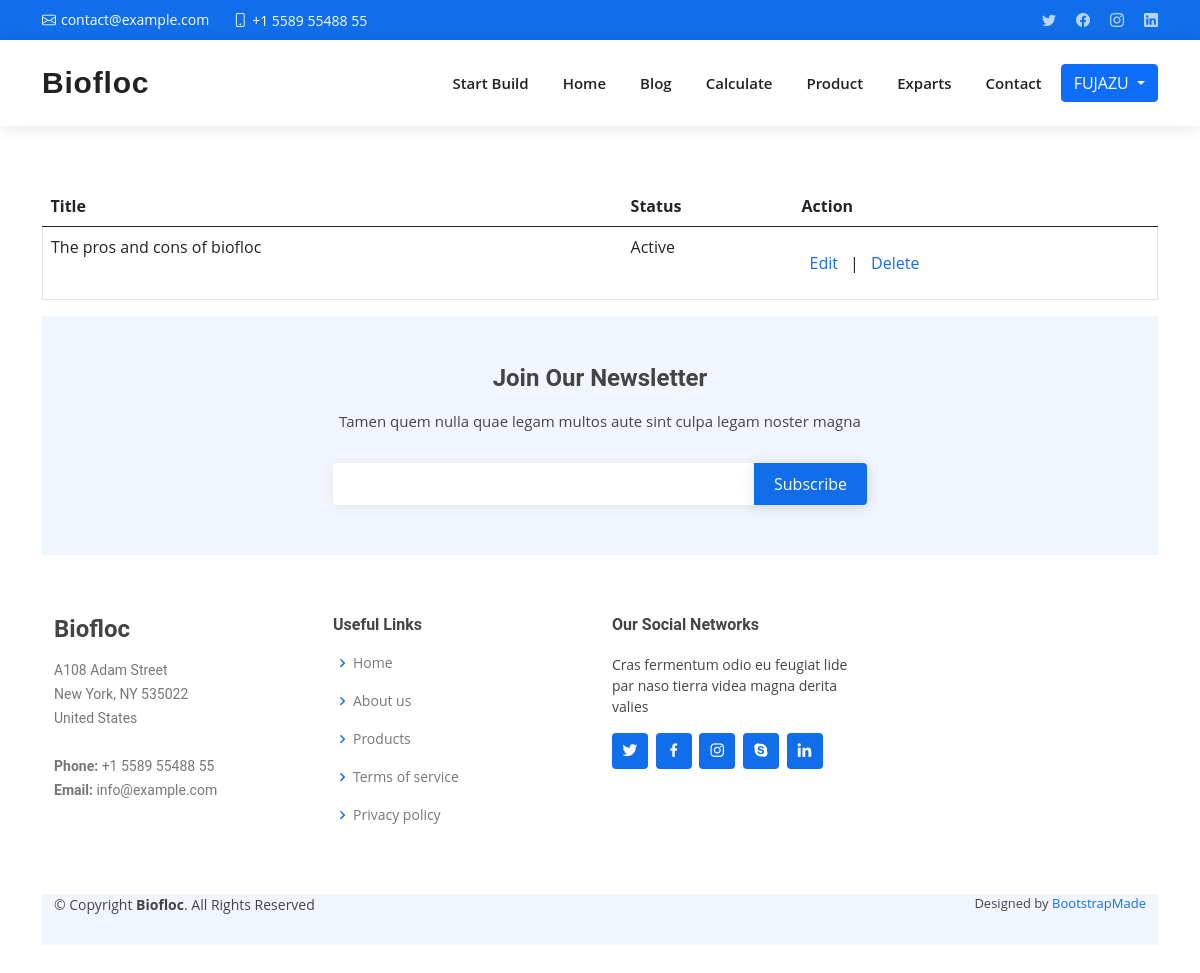
The app's page /own-blog/ (signed in) with its own data.
### account/models.py (models this page shows)
class User(AbstractUser):
    FARMAR = 'FARMAR'
    AGRICULTURERIST = 'AGRICULTURERIST'
    VATONARIS = 'VATONARIS'
    IS_DOCTOR = 'DOCTOR'
    IS_USER = 'USER'
    USER_TYPE_CHOICES = [
        (IS_DOCTOR, 'Doctor'),
        (IS_USER, 'User'),
    ]
    user_type = models.CharField(
        max_length=20, choices=USER_TYPE_CHOICES, default=IS_USER)

### blog/models.py (models this page shows, shortened)
class Blog(models.Model):
    title = models.CharField(max_length=255)
    details = models.TextField()
    image = models.ImageField(upload_to='blog', default='720x400.png')
    post_views = models.IntegerField(default=0)
    status = models.BooleanField(default=False)
    author = models.ForeignKey(
        User, related_name='blog', on_delete=models.CASCADE)
    likes = models.ManyToManyField(
        User, related_name='likes', blank=True)
    like_count = models.BigIntegerField(default=0)
    created_at = models.DateTimeField(auto_now_add=True)

### blog/views.py (the view)
# urls.py: path('own-blog/', OwnBlogView.as_view(), name='ownBlog'),
class OwnBlogView(ListView):
    queryset = Blog.objects.all()
    context_object_name = 'blogs'
    template_name = 'blog/myblog.html'
    def get_queryset(self):
        return Blog.objects.filter(author=self.request.user)

### templates/blog/myblog.html (shortened to what this page needs)
{% extends "layout/layout.html" %}
{% block content %}
<section class="container">
    <div class="row">
        <div class="col-md-12">
            <table class="table">
                <thead>
                    <tr>
                        <th scope="col" class="">
                            Title
                        </th>
                        <th scope="col" class="">
                            Status
                        </th>
                        <th scope="col" class="">
                            Action
                        </th>
                    </tr>
                </thead>
                <tbody class="bg-white  divide-gray-200">
                    {% for blog in blogs %}
                    <tr class="border">
                        <td>
                            {{blog.title|truncatechars:54}}
                        </td>
                        <td>
                            {% if blog.status %}
                            <span class="">
                                Active
                            </span>
                            {% else %}
                            <span class="">
                                Pending
                            </span>
                            {% endif %}
                        </td>
                        <td class="px-6 py-4 whitespace-nowrap text-right text-sm font-medium">
                            <a href="{% url 'blog-update' blog.id %}"
                                class="text-indigo-600 hover:text-indigo-900 rounded-full leading-5 px-2 bg-indigo-200">Edit</a>
                            | <a href="{% url 'blog-delete' blog.id %}"
                                class="text-red-600 hover:text-red-900 bg-red-200 rounded-full leading-5 px-2">Delete</a>
                        </td>
                    </tr>
                    {% endfor %}
                </tbody>
            </table>
        </div>
    </div>
    {% endblock content %}

### templates/layout/layout.html (shortened to what this page needs)
{% load static %}
<!DOCTYPE html>
<html lang="en">
<head>
  <link href="{% static 'assets/vendor/aos/aos.css' %}" rel="stylesheet">
  <link href="{% static 'assets/vendor/bootstrap/css/bootstrap.min.css' %}" rel="stylesheet">
  <link href="{% static 'assets/vendor/bootstrap-icons/bootstrap-icons.css' %}" rel="stylesheet">
  <link href="{% static 'assets/vendor/boxicons/css/boxicons.min.css' %}" rel="stylesheet">
  <link href="{% static 'assets/vendor/glightbox/css/glightbox.min.css' %}" rel="stylesheet">
  <link href="{% static 'assets/vendor/swiper/swiper-bundle.min.css' %}" rel="stylesheet">
  <link href="{% static 'assets/css/style.css' %}" rel="stylesheet">
</head>
<body>
  <section id="topbar" class="d-flex align-items-center">
    <div class="container d-flex justify-content-center justify-content-md-between">
      <div class="contact-info d-flex align-items-center">
        <i class="bi bi-envelope d-flex align-items-center"><a
            href="mailto:contact@example.com">contact@example.com</a></i>
        <i class="bi bi-phone d-flex align-items-center ms-4"><span>+1 5589 55488 55</span></i>
      </div>
      <div class="social-links d-none d-md-flex align-items-center">
        <a href="#" class="twitter"><i class="bi bi-twitter"></i></a>
        <a href="#" class="facebook"><i class="bi bi-facebook"></i></a>
        <a href="#" class="instagram"><i class="bi bi-instagram"></i></a>
        <a href="#" class="linkedin"><i class="bi bi-linkedin"></i></i></a>
      </div>
    </div>
  </section>
  <header id="header" class="d-flex align-items-center">
    <div class="container d-flex align-items-center justify-content-between">
      <h1 class="logo me-auto"><a href="{% url 'home' %}">Biofloc</a></h1>
      <nav id="navbar" class="navbar">
        <ul>
          {% url 'sb' as url %}
          <li><a class="nav-link {% if request.path == url %} active {% endif %}" href="{% url 'sb' %}">Start Build</a>
          </li>
          {% url 'home' as url %}
          <li><a class="nav-link {% if request.path == url %} active {% endif %}" href="{% url 'home' %}">Home</a></li>
          {% url 'viewBlog' as url %}
          <li><a class="nav-link {% if request.path == url %} active {% endif %}" href="{% url 'viewBlog' %}">Blog</a>
          </li>
          {% if request.user.user_type == 'USER' %}
          {% url 'calculate' as url %}
          <li><a class="nav-link {% if request.path == url %} active {% endif %}"
              href="{% url 'calculate' %}">Calculate</a></li>
          {% url 'product' as url %}
          <li><a class="nav-link {% if request.path == url %} active {% endif %}" href="{% url 'product' %}">Product</a>
          </li>
          {% url 'doctor' as url %}
          <li><a class="nav-link {% if request.path == url %} active {% endif %}" href="{% url 'doctor' %}">Exparts</a>
          </li>
          {% endif %}
          {% url 'contact' as url %}
          <li><a class="nav-link {% if request.path == url %} active {% endif %}" href="{% url 'contact' %}">Contact</a>
          </li>
          {% url 'cart' as cart %}
          {% url 'checkout' as checkout %}
          {% url 'product' as pro %}
        </ul>
      </nav>
      {% if request.user.is_authenticated %}
      <div class="btn-group">
        <button type="button" class="btn btn-primary dropdown-toggle ms-3" data-bs-toggle="dropdown"
          aria-expanded="false">
          {{request.user|upper}}
        </button>
      </div>
      {% else %}
      {% url 'product' as url %}
      <a class="btn btn-primary {% if request.path == url %} active {% endif %} ms-2" href="{% url 'login' %}">Login
      </a>
      {% endif %}
    </div>
  </header>
  {% block content %}
  {% endblock content %}
  <footer id="footer">
    <div class="footer-newsletter" id="newsletter">
      <div class="container">
        <div class="row justify-content-center">
          <div class="col-lg-6">
            <h4>Join Our Newsletter</h4>
            <p>Tamen quem nulla quae legam multos aute sint culpa legam noster magna</p>
            <form action="{% url 'newsletter' %}" method="post">
              <input type="email" name="email" required><input type="submit" value="Subscribe">
            </form>
          </div>
        </div>
      </div>
    </div>
    <div class="footer-top">
      <div class="container">
        <div class="row">
          <div class="col-lg-3 col-md-6 footer-contact">
            <h3>Biofloc</h3>
            <p>
              A108 Adam Street <br>
              New York, NY 535022<br>
              United States <br><br>
              <strong>Phone:</strong> +1 5589 55488 55<br>
              <strong>Email:</strong> info@example.com<br>
            </p>
          </div>
          <div class="col-lg-3 col-md-6 footer-links">
            <h4>Useful Links</h4>
            <ul>
              <li><i class="bx bx-chevron-right"></i> <a href="{% url 'home' %}">Home</a></li>
              <li><i class="bx bx-chevron-right"></i> <a href="{% url 'about' %}">About us</a></li>
              <li><i class="bx bx-chevron-right"></i> <a href="{% url 'product' %}">Products</a></li>
              <li><i class="bx bx-chevron-right"></i> <a href="{% url 'terms' %}">Terms of service</a></li>
              <li><i class="bx bx-chevron-right"></i> <a href="{% url 'policy' %}">Privacy policy</a></li>
            </ul>
          </div>
          <div class="col-lg-3 col-md-6 footer-links">
            <h4>Our Social Networks</h4>
            <p>Cras fermentum odio eu feugiat lide par naso tierra videa magna derita valies</p>
            <div class="social-links mt-3">
              <a href="#" class="twitter"><i class="bx bxl-twitter"></i></a>
              <a href="#" class="facebook"><i class="bx bxl-facebook"></i></a>
              <a href="#" class="instagram"><i class="bx bxl-instagram"></i></a>
              <a href="#" class="google-plus"><i class="bx bxl-skype"></i></a>
              <a href="#" class="linkedin"><i class="bx bxl-linkedin"></i></a>
            </div>
          </div>
        </div>
      </div>
    </div>
    <div class="container footer-bottom clearfix">
      <div class="copyright">
        &copy; Copyright <strong><span>Biofloc</span></strong>. All Rights Reserved
      </div>
      <div class="credits">
        Designed by <a href="https://bootstrapmade.com/">BootstrapMade</a>
      </div>
    </div>
  </footer>
</body>
</html>

### static/assets/css/style.css (style rules this page uses)
body { font-family: "Open Sans", sans-serif; color: #444444; }
a { color: #106eea; text-decoration: none; }
h1, h2, h3, h4, h5, h6 { font-family: "Roboto", sans-serif; }
#topbar { background: #106eea; height: 40px; font-size: 14px; transition: all 0.5s; color: #fff; padding: 0; }
#topbar .contact-info i { font-style: normal; color: #fff; }
#topbar .contact-info i a, #topbar .contact-info i span { padding-left: 5px; color: #fff; }
#topbar .contact-info i a { line-height: 0; transition: 0.3s; transition: 0.3s; }
#topbar .social-links a { color: rgba(255, 255, 255, 0.7); line-height: 0; transition: 0.3s; margin-left: 20px; }
#header { background: #fff; transition: all 0.5s; z-index: 997; height: 86px; box-shadow: 0px 2px 15px rgba(0, 0, 0, 0.1); }
#header .logo { font-size: 30px; margin: 0; padding: 0; line-height: 1; font-weight: 600; letter-spacing: 0.8px; font-family: "Poppins", sans-serif; }
#header .logo a { color: #222222; }
.navbar { padding: 0; }
.navbar ul { margin: 0; padding: 0; display: flex; list-style: none; align-items: center; }
.navbar li { position: relative; }
.navbar > ul > li { white-space: nowrap; padding: 10px 0 10px 28px; }
.navbar a, .navbar a:focus { display: flex; align-items: center; justify-content: space-between; padding: 0 3px; font-size: 15px; font-weight: 600; color: #222222; white-space: nowrap; transition: 0.3s; position: relative; }
.navbar > ul > li > a:before { content: ""; position: absolute; width: 100%; height: 2px; bottom: -6px; left: 0; background-color: #106eea; visibility: hidden; width: 0px; transition: all 0.3s ease-in-out 0s; }
section { padding: 60px 0; overflow: hidden; }
#footer { background: #fff; padding: 0 0 30px 0; color: #444444; font-size: 14px; background: #f1f6fe; }
#footer .footer-newsletter { padding: 50px 0; background: #f1f6fe; text-align: center; font-size: 15px; }
#footer .footer-newsletter h4 { font-size: 24px; margin: 0 0 20px 0; padding: 0; line-height: 1; font-weight: 600; }
#footer .footer-newsletter form { margin-top: 30px; background: #fff; padding: 6px 10px; position: relative; border-radius: 4px; box-shadow: 0px 2px 15px rgba(0, 0, 0, 0.06); text-align: left; }
#footer .footer-newsletter form input[type="email"] { border: 0; padding: 4px 8px; width: calc(100% - 100px); }
#footer .footer-newsletter form input[type="submit"] { position: absolute; top: 0; right: 0; bottom: 0; border: 0; background: none; font-size: 16px; padding: 0 20px; background: #106eea; color: #fff; transition: 0.3s; border-radius: 0 4px 4px 0; box-shadow: 0px 2px 15px rgba(0, 0, 0, 0.1); }
#footer .footer-top { padding: 60px 0 30px 0; background: #fff; }
#footer .footer-top .footer-contact { margin-bottom: 30px; }
#footer .footer-top .footer-contact h3 { font-size: 24px; margin: 0 0 15px 0; padding: 2px 0 2px 0; line-height: 1; font-weight: 700; }
#footer .footer-top .footer-contact p { font-size: 14px; line-height: 24px; margin-bottom: 0; font-family: "Roboto", sans-serif; color: #777777; }
#footer .footer-top h4 { font-size: 16px; font-weight: bold; color: #444444; position: relative; padding-bottom: 12px; }
#footer .footer-top .footer-links { margin-bottom: 30px; }
#footer .footer-top .footer-links ul { list-style: none; padding: 0; margin: 0; }
#footer .footer-top .footer-links ul i { padding-right: 2px; color: #106eea; font-size: 18px; line-height: 1; }
#footer .footer-top .footer-links ul li { padding: 10px 0; display: flex; align-items: center; }
#footer .footer-top .footer-links ul li:first-child { padding-top: 0; }
#footer .footer-top .footer-links ul a { color: #777777; transition: 0.3s; display: inline-block; line-height: 1; }
#footer .footer-top .social-links a { font-size: 18px; display: inline-block; background: #106eea; color: #fff; line-height: 1; padding: 8px 0; margin-right: 4px; border-radius: 4px; text-align: center; width: 36px; height: 36px; transition: 0.3s; }
#footer .copyright { text-align: center; float: left; }
#footer .credits { float: right; text-align: center; font-size: 13px; color: #444444; }

### records on screen
User: user "FUJAZU"
Blog: title "The pros and cons of biofloc", status "Active"
